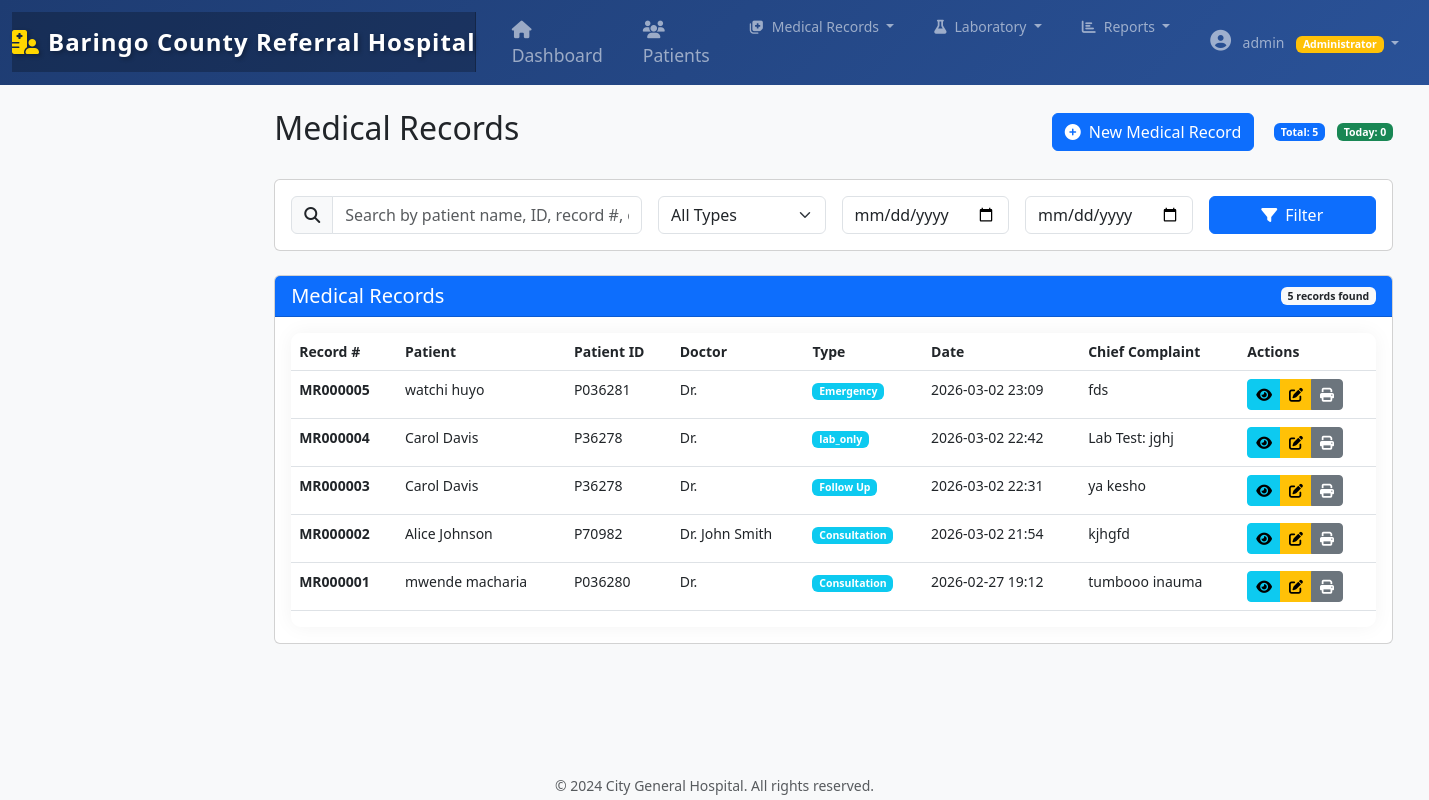
Page /records/ (signed in) on the earlier database version.
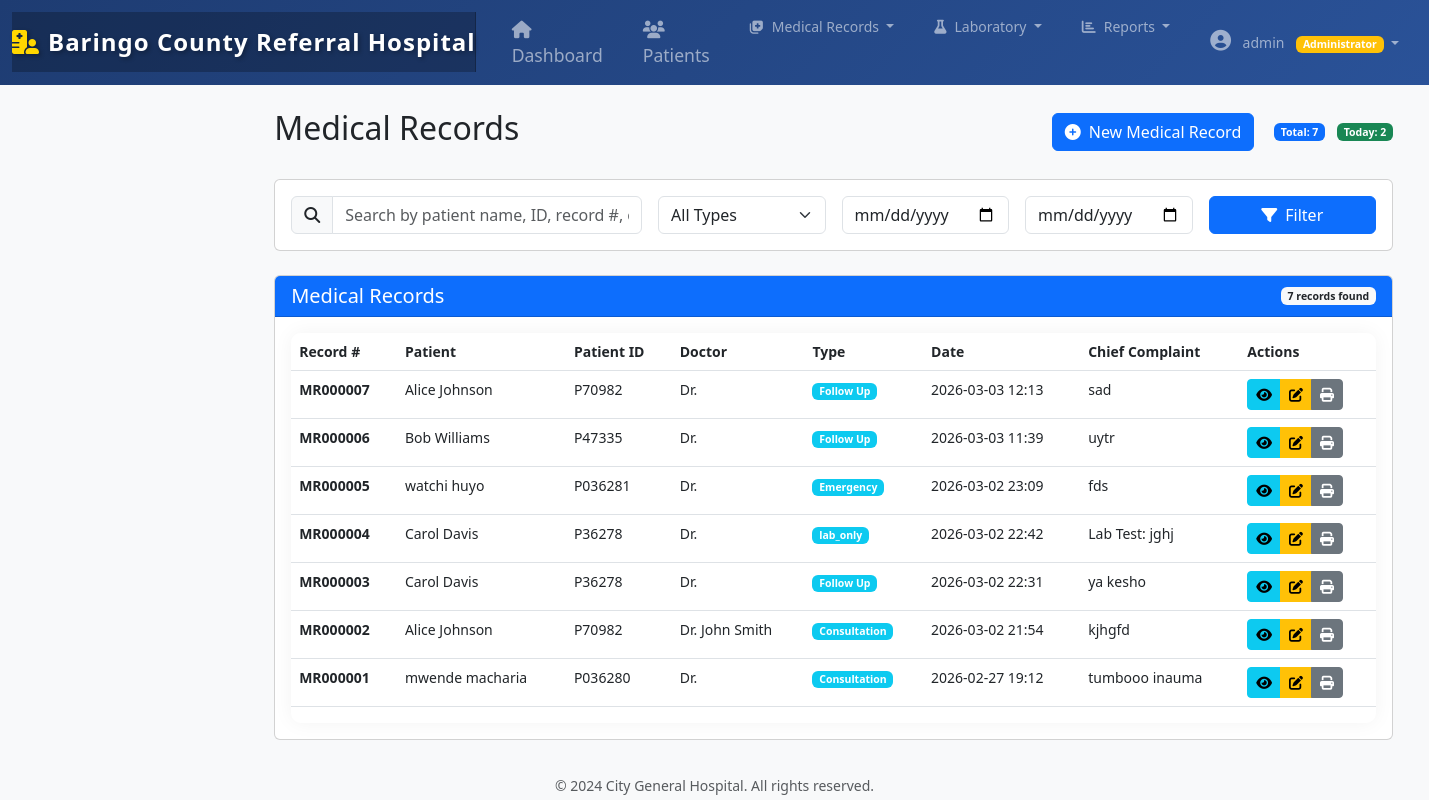
Same page on the later database version.
### hospital_records/apps/records/models.py (models this page shows, shortened)
class MedicalRecord(models.Model):
    RECORD_TYPES = (
        ('consultation', 'Consultation'),
        ('follow_up', 'Follow Up'),
        ('emergency', 'Emergency'),
        ('routine_check', 'Routine Check'),
        ('pre_surgery', 'Pre-Surgery'),
        ('post_surgery', 'Post-Surgery'),
    )
    record_number = models.CharField(max_length=20, unique=True)
    patient = models.ForeignKey(Patient, on_delete=models.CASCADE, related_name='medical_records')
    doctor = models.ForeignKey(User, on_delete=models.SET_NULL, null=True, related_name='medical_records')
    record_type = models.CharField(max_length=20, choices=RECORD_TYPES)
    visit_date = models.DateTimeField(auto_now_add=True)
    chief_complaint = models.TextField()
    history_of_present_illness = models.TextField()
    review_of_systems = models.TextField(blank=True)
    physical_exam = models.TextField(blank=True)
    assessment = models.TextField()
    plan = models.TextField()
    follow_up_date = models.DateField(null=True, blank=True)
    follow_up_instructions = models.TextField(blank=True)
    is_active = models.BooleanField(default=True)
    created_at = models.DateTimeField(auto_now_add=True)
    updated_at = models.DateTimeField(auto_now=True)
    class Meta:
        ordering = ['-visit_date']

### hospital_records/apps/patients/models.py (models this page shows, shortened)
class Patient(models.Model):
    GENDER_CHOICES = (
        ('M', 'Male'),
        ('F', 'Female'),
        ('O', 'Other'),
    )
    BLOOD_GROUP_CHOICES = (
        ('A+', 'A+'),
        ('A-', 'A-'),
        ('B+', 'B+'),
        ('B-', 'B-'),
        ('AB+', 'AB+'),
        ('AB-', 'AB-'),
        ('O+', 'O+'),
        ('O-', 'O-'),
    )
    MARITAL_STATUS = (
        ('single', 'Single'),
        ('married', 'Married'),
        ('divorced', 'Divorced'),
        ('widowed', 'Widowed'),
    )
    phone_regex = RegexValidator(
    regex=r'^[\d\+\-\(\)\s]+$',  # Allows digits, +, -, (), and spaces
    message="Enter a valid phone number (digits, +, -, parentheses, and spaces allowed)."
)
    patient_id = models.CharField(
        max_length=20,
        unique=True,
        editable=False,
        help_text="Auto-generated patient ID"
    )
    first_name = models.CharField(max_length=100, verbose_name="First Name")
    last_name = models.CharField(max_length=100, verbose_name="Last Name")
    date_of_birth = models.DateField(
        verbose_name="Date of Birth",
        help_text="Format: YYYY-MM-DD"
    )
    gender = models.CharField(
        max_length=1,
        choices=GENDER_CHOICES,
        verbose_name="Gender"
    )
    blood_group = models.CharField(
        max_length=3,
        choices=BLOOD_GROUP_CHOICES,
        verbose_name="Blood Group"
    )
    marital_status = models.CharField(
        max_length=10,
        choices=MARITAL_STATUS,
        default='single',
        verbose_name="Marital Status"
    )
    phone_number = models.CharField(
        max_length=15,
        validators=[phone_regex],
        verbose_name="Phone Number",
        help_text="Format: +1234567890"
    )
    email = models.EmailField(
        blank=True,
        null=True,
        validators=[EmailValidator()],
        verbose_name="Email Address"
    )
    address = models.TextField(verbose_name="Address")
    city = models.CharField(max_length=100, verbose_name="City")
    state = models.CharField(max_length=100, verbose_name="State")
    zip_code = models.CharField(
        max_length=10,
        verbose_name="ZIP Code"
    )
    emergency_contact_name = models.CharField(
        max_length=200,
        verbose_name="Emergency Contact Name"
    )
    emergency_contact_phone = models.CharField(
        max_length=15,
        validators=[phone_regex],
        verbose_name="Emergency Contact Phone"
    )
    emergency_contact_relation = models.CharField(
        max_length=50,
        verbose_name="Relation to Patient"
    )
    primary_physician = models.ForeignKey(
        User,
        on_delete=models.SET_NULL,
        null=True,
        related_name='patients',
        verbose_name="Primary Physician"
    )
    allergies = models.TextField(
        blank=True,
        verbose_name="Allergies",
        help_text="List any known allergies"
    )
    chronic_conditions = models.TextField(
        blank=True,
        verbose_name="Chronic Conditions",
        help_text="List any chronic medical conditions"
    )
    current_medications = models.TextField(
        blank=True,
        verbose_name="Current Medications",
        help_text="List current medications and dosages"
    )
    insurance_provider = models.CharField(
        max_length=200,
        blank=True,
        verbose_name="Insurance Provider"
    )
    insurance_policy_number = models.CharField(
        max_length=50,
        blank=True,
        verbose_name="Policy Number"
    )
    insurance_group_number = models.CharField(
        max_length=50,
        blank=True,
        verbose_name="Group Number"
    )
    STATUS_CHOICES = (
        ('active', 'Active'),
        ('discharged', 'Discharged'),
        ('transferred', 'Transferred'),
        ('deceased', 'Deceased'),
    )
    status = models.CharField(
        max_length=20,
        choices=STATUS_CHOICES,
        default='active',
        verbose_name="Patient Status"
    )
    registration_date = models.DateTimeField(
        auto_now_add=True,
        verbose_name="Registration Date"
    )
    last_visit = models.DateField(
        null=True,
        blank=True,
        verbose_name="Last Visit Date"
    )
    updated_at = models.DateTimeField(
        auto_now=True,
        verbose_name="Last Updated"
    )
    registered_by = models.ForeignKey(
        User,
        on_delete=models.SET_NULL,
        null=True,
        related_name='registered_patients',
        verbose_name="Registered By"
    )
    class Meta:
        ordering = ['-registration_date']
        verbose_name = "Patient"
        verbose_name_plural = "Patients"
        indexes = [
            models.Index(fields=['patient_id']),
            models.Index(fields=['last_name', 'first_name']),
        ]
    def get_full_name(self):
        return f"{self.first_name} {self.last_name}"
    def age(self):
        today = date.today()
        age = today.year - self.date_of_birth.year
        if (today.month, today.day) < (self.date_of_birth.month, self.date_of_birth.day):
            age -= 1
        return age

### hospital_records/apps/records/views.py (the view, shortened to what this page needs)
# urls.py: path('', views.record_list, name='record_list'),
@login_required
@clinical_staff_required
def record_list(request):
    query = request.GET.get('q', '')
    record_type = request.GET.get('type', '')
    date_from = request.GET.get('date_from', '')
    date_to = request.GET.get('date_to', '')
    user_type = request.user.profile.user_type
    records = MedicalRecord.objects.select_related('patient', 'doctor').all()
    if user_type == 'doctor':
        records = records.filter(doctor=request.user)
    elif user_type == 'nurse':
        records = records.all()
    if record_type:
        records = records.filter(record_type=record_type)
    if date_from:
        records = records.filter(visit_date__date__gte=date_from)
    if date_to:
        records = records.filter(visit_date__date__lte=date_to)
    total_records = records.count()
    today_records = records.filter(visit_date__date=timezone.now().date()).count()
    patients = Patient.objects.all().order_by('first_name')[:100]
    context = {
        'records': records,
        'total_records': total_records,
        'today_records': today_records,
        'query': query,
        'record_type': record_type,
        'date_from': date_from,
        'date_to': date_to,
        'patients': patients,
        'user_type': user_type,
    }
    return render(request, 'records/record_list.html', context)

### templates/records/record_list.html (shortened to what the changed rows need)
{% extends 'base.html' %}
{% block content %}
<div class="container-fluid py-4">
    <div class="d-flex justify-content-between align-items-center mb-4">
        <h2>Medical Records</h2>
        <div>
            <button type="button" class="btn btn-primary me-3" data-bs-toggle="modal" data-bs-target="#selectPatientModal">
                <i class="fas fa-plus-circle me-2"></i>New Medical Record
            </button>
            <span class="badge bg-primary me-2">Total: {{ total_records }}</span>
            <span class="badge bg-success">Today: {{ today_records }}</span>
        </div>
    </div>
    <div class="card">
        <div class="card-header bg-primary text-white d-flex justify-content-between align-items-center">
            <h5 class="mb-0">Medical Records</h5>
            <span class="badge bg-light text-dark">{{ records|length }} records found</span>
        </div>
        <div class="card-body">
            <div class="table-responsive">
                <table class="table table-hover">
                    <thead>
                        <tr>
                            <th>Record #</th>
                            <th>Patient</th>
                            <th>Patient ID</th>
                            <th>Doctor</th>
                            <th>Type</th>
                            <th>Date</th>
                            <th>Chief Complaint</th>
                            <th>Actions</th>
                        </tr>
                    </thead>
                    <tbody>
                        {% for record in records %}
                        <tr>
                            <td><strong>{{ record.record_number }}</strong></td>
                            <td>{{ record.patient.get_full_name }}</td>
                            <td>{{ record.patient.patient_id }}</td>
                            <td>Dr. {{ record.doctor.get_full_name }}</td>
                            <td>
                                <span class="badge bg-info">{{ record.get_record_type_display }}</span>
                            </td>
                            <td>{{ record.visit_date|date:"Y-m-d H:i" }}</td>
                            <td>{{ record.chief_complaint|truncatechars:50 }}</td>
                            <td>
                                <div class="btn-group" role="group">
                                    <a href="{% url 'records:record_detail' record.pk %}" class="btn btn-sm btn-info" title="View">
                                        <i class="fas fa-eye"></i>
                                    </a>
                                    <a href="{% url 'records:edit_record' record.pk %}" class="btn btn-sm btn-warning" title="Edit">
                                        <i class="fas fa-edit"></i>
                                    </a>
                                    <a href="{% url 'records:print_record' record.pk %}" class="btn btn-sm btn-secondary" title="Print" target="_blank">
                                        <i class="fas fa-print"></i>
                                    </a>
                                </div>
                            </td>
                        </tr>
                        {% endfor %}
                    </tbody>
                </table>
            </div>
        </div>
    </div>
</div>
{% endblock %}

Differences in the rows shown:
added MedicalRecord: record_number "MR000007", patient.get_full_name "Alice Johnson", patient.patient_id "P70982", record_type "Follow Up", visit_date "2026-03-03 12:13", chief_complaint "sad"
added MedicalRecord: record_number "MR000006", patient.get_full_name "Bob Williams", patient.patient_id "P47335", record_type "Follow Up", visit_date "2026-03-03 11:39", chief_complaint "uytr"
Other differences:
{{ total_records }}: "5" → "7"
{{ today_records }}: "0" → "2"
{{ records|length }}: "5" → "7"
